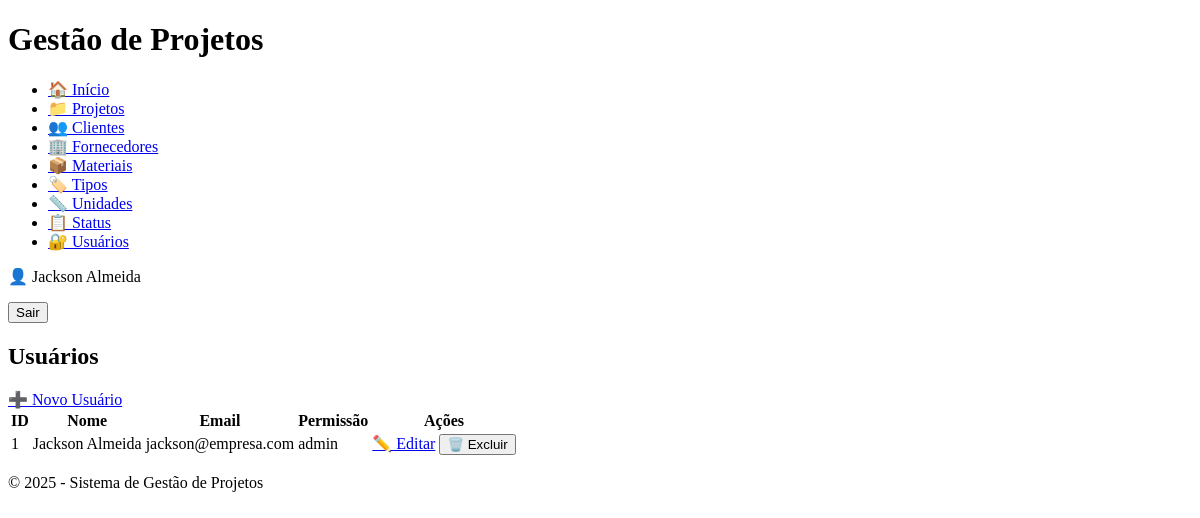
Page /usuarios (signed in) on the earlier database version.
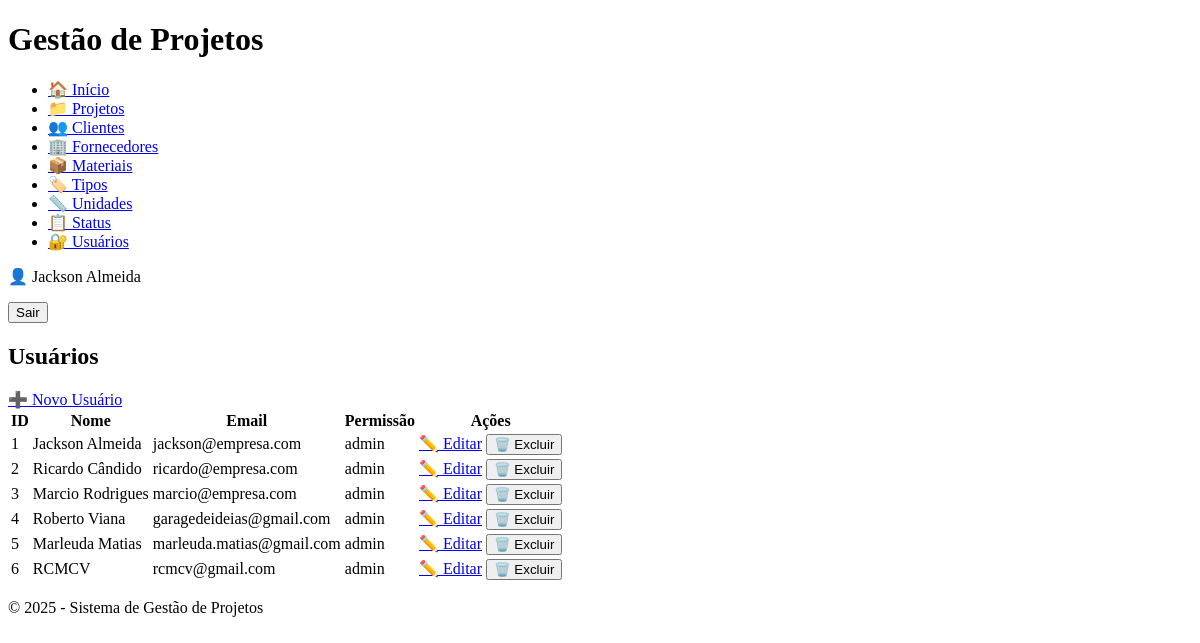
Same page on the later database version.
### app/models/models.py (models this page shows, shortened)
class Usuario(db.Model):
    id = db.Column(db.Integer, primary_key=True)
    nome = db.Column(db.String(100), nullable=False)
    email = db.Column(db.String(100), unique=True, nullable=False)
    senha = db.Column(db.String(100), nullable=False)
    permissao = db.Column(db.String(20), nullable=False)  # ex: 'admin', 'usuario'

### app/routes/usuarios_routes.py (the view)
@web.route('/usuarios')
def listar_usuarios():
    acesso = admin_required()
    if acesso:
        return acesso
    usuarios = Usuario.query.all()
    return render_template('usuarios/listar_usuarios.html', usuarios=usuarios)

### app/routes/usuarios_routes.py (called while the page is built)
def admin_required():
    if 'usuario_id' not in session or session.get('usuario_permissao') != 'admin':
        flash('Acesso restrito a administradores.', 'danger')
        return redirect(url_for('web.login'))
    return None

### app/templates/usuarios/listar_usuarios.html (shortened to what this page needs)
{% extends 'base.html' %}
{% block conteudo %}
<div class="container mt-4">
    <h2>Usuários</h2>
    <a href="{{ url_for('web.novo_usuario') }}" class="btn btn-primary mb-3">➕ Novo Usuário</a>
    <table class="table table-bordered table-hover">
        <thead class="table-light">
            <tr>
                <th>ID</th>
                <th>Nome</th>
                <th>Email</th>
                <th>Permissão</th>
                <th>Ações</th>
            </tr>
        </thead>
        <tbody>
            {% for usuario in usuarios %}
            <tr>
                <td>{{ usuario.id }}</td>
                <td>{{ usuario.nome }}</td>
                <td>{{ usuario.email }}</td>
                <td>{{ usuario.permissao }}</td>
                <td>
                    <a href="{{ url_for('web.editar_usuario', id=usuario.id) }}" class="btn btn-sm btn-warning">✏️ Editar</a>
                    <form action="{{ url_for('web.excluir_usuario', id=usuario.id) }}" method="POST" style="display:inline;" onsubmit="return confirm('Tem certeza que deseja excluir este usuário?');">
                        <button type="submit" class="btn btn-sm btn-danger">🗑️ Excluir</button>
                    </form>
                </td>
            </tr>
            {% else %}
            <tr>
                <td colspan="5" class="text-center">Nenhum usuário cadastrado.</td>
            </tr>
            {% endfor %}
        </tbody>
    </table>
</div>
{% endblock %}

### app/templates/base.html (shortened to what this page needs)
<!DOCTYPE html>
<html lang="pt-BR">
<head>
</head>
<body>
    <header>
        <h1>Gestão de Projetos</h1>
    </header>
    <nav>
        <ul>
            <li><a href="{{ url_for('web.pagina_inicial') }}">🏠 Início</a></li>
            <li><a href="{{ url_for('web.listar_projetos') }}">📁 Projetos</a></li>
            <li><a href="{{ url_for('web.listar_clientes') }}">👥 Clientes</a></li>
            <li><a href="{{ url_for('web.listar_fornecedores') }}">🏢 Fornecedores</a></li>
            <li><a href="{{ url_for('web.listar_materiais') }}">📦 Materiais</a></li>
            <li><a href="{{ url_for('web.listar_tipos') }}">🏷️ Tipos</a></li>
            <li><a href="{{ url_for('web.listar_unidades') }}">📏 Unidades</a></li>
            <li><a href="{{ url_for('web.listar_status') }}">📋 Status</a></li>
            {% if session.get('usuario_permissao') == 'admin' %}
                <li><a href="{{ url_for('web.listar_usuarios') }}">🔐 Usuários</a></li>
            {% endif %}
        </ul>
        {% if session.get('usuario_nome') %}
            <p>👤 {{ session['usuario_nome'] }}</p>
            <form action="{{ url_for('web.logout') }}" method="post">
                <button type="submit">Sair</button>
            </form>
        {% endif %}
    </nav>
    <main>
        {% block conteudo %}{% endblock %}
    </main>
    <footer>
        <p>&copy; {{ current_year or 2025 }} - Sistema de Gestão de Projetos</p>
    </footer>
</body>
</html>

Differences in the rows shown:
added Usuario: id "2", nome "Ricardo Cândido", email "ricardo@empresa.com", permissao "admin"
added Usuario: id "3", nome "Marcio Rodrigues", email "marcio@empresa.com", permissao "admin"
added Usuario: id "4", nome "Roberto Viana", email "garagedeideias@gmail.com", permissao "admin"
added Usuario: id "5", nome "Marleuda Matias", email "marleuda.matias@gmail.com", permissao "admin"
added Usuario: id "6", nome "RCMCV", email "rcmcv@gmail.com", permissao "admin"
